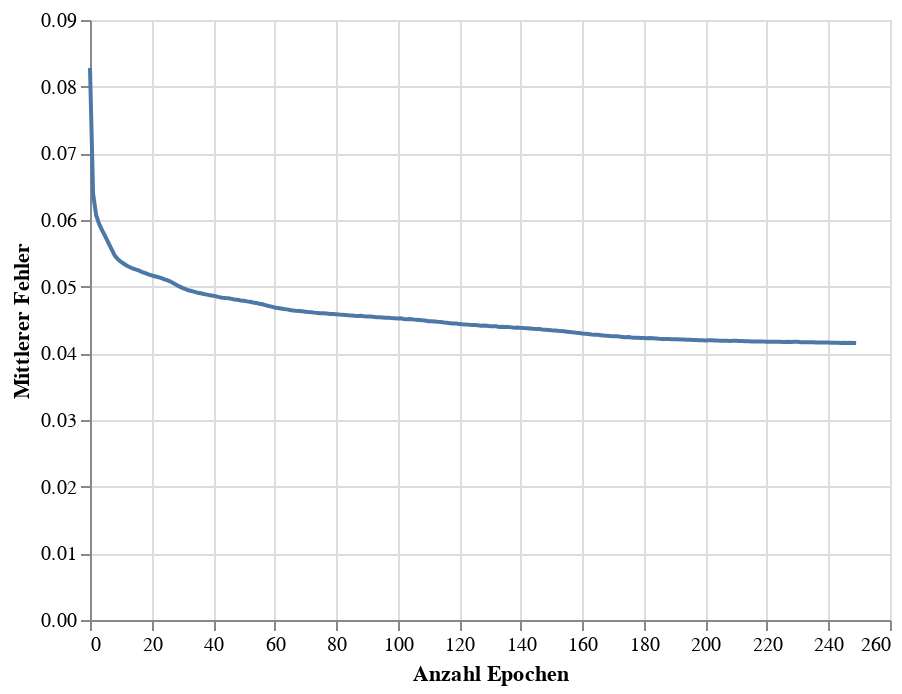

Notebook code cell kept with this figure:
### Code cell
train_chart = alt.Chart(loss_df).mark_line().encode(
    x=alt.X('Epoch', title = 'Anzahl Epochen'),
    y=alt.Y('Loss', title = 'Mittlerer Fehler')
)
# glue('train-loss-team', train_chart,display=True)
train_chart

### Figure 1 — Vega-Lite specification as saved in the notebook (floating-point values rounded to 4 significant figures; data arrays with more than 128 entries replaced by an {"elided": "..."} marker saying what was removed)
{"config": {"view": {"continuousWidth": 400, "continuousHeight": 300}}, "data": {"name": "data-177ba6649d12bfe5726112d325ad34b7"}, "mark": "line", "encoding": {"x": {"field": "Epoch", "title": "Anzahl Epochen", "type": "quantitative"}, "y": {"field": "Loss", "title": "Mittlerer Fehler", "type": "quantitative"}}, "$schema": "https://vega.github.io/schema/vega-lite/v4.17.0.json", "datasets": {"data-177ba6649d12bfe5726112d325ad34b7": {"elided": "250 records"}}}
